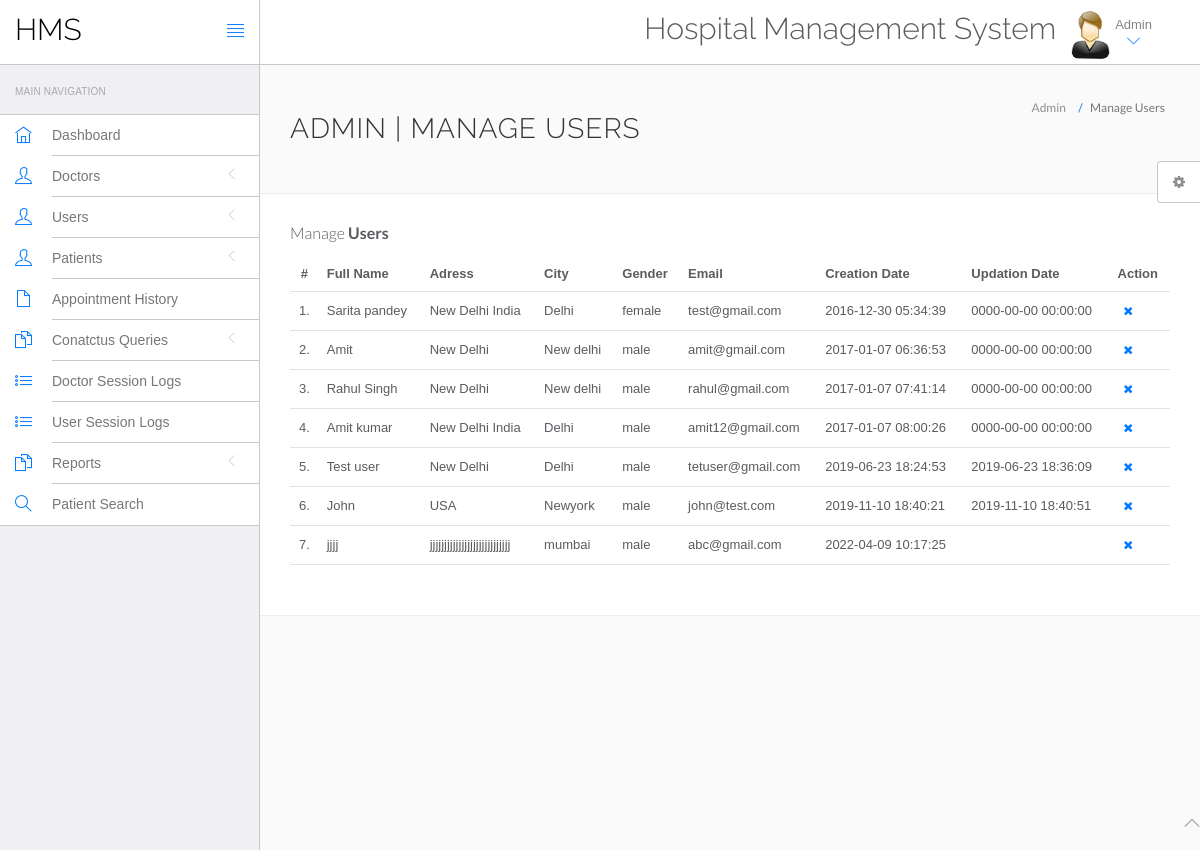
Page /hms/admin/manage-users.php (signed in) on the committed database.
### tables this page shows
CREATE TABLE `users` (
  `id` int(11) NOT NULL,
  `fullName` varchar(255) DEFAULT NULL,
  `address` longtext DEFAULT NULL,
  `city` varchar(255) DEFAULT NULL,
  `gender` varchar(255) DEFAULT NULL,
  `email` varchar(255) DEFAULT NULL,
  `password` varchar(255) DEFAULT NULL,
  `regDate` timestamp NULL DEFAULT current_timestamp(),
  `updationDate` timestamp NULL DEFAULT NULL ON UPDATE current_timestamp()
);

### hms/admin/manage-users.php (the view, shortened to what this page needs)
<?php
include('include/config.php');
?>
<!DOCTYPE html>
<html lang="en">
	<head>
		<link rel="stylesheet" href="vendor/bootstrap/css/bootstrap.min.css">
		<link rel="stylesheet" href="vendor/fontawesome/css/font-awesome.min.css">
		<link rel="stylesheet" href="vendor/themify-icons/themify-icons.min.css">
		<link href="vendor/animate.css/animate.min.css" rel="stylesheet" media="screen">
		<link href="vendor/perfect-scrollbar/perfect-scrollbar.min.css" rel="stylesheet" media="screen">
		<link href="vendor/switchery/switchery.min.css" rel="stylesheet" media="screen">
		<link href="vendor/bootstrap-touchspin/jquery.bootstrap-touchspin.min.css" rel="stylesheet" media="screen">
		<link href="vendor/select2/select2.min.css" rel="stylesheet" media="screen">
		<link href="vendor/bootstrap-datepicker/bootstrap-datepicker3.standalone.min.css" rel="stylesheet" media="screen">
		<link href="vendor/bootstrap-timepicker/bootstrap-timepicker.min.css" rel="stylesheet" media="screen">
		<link rel="stylesheet" href="assets/css/styles.css">
		<link rel="stylesheet" href="assets/css/plugins.css">
		<link rel="stylesheet" href="assets/css/themes/theme-1.css" id="skin_color" />
	</head>
	<body>
		<div id="app">
<?php include('include/sidebar.php');?>
			<div class="app-content">
						<?php include('include/header.php');?>
				<div class="main-content" >
					<div class="wrap-content container" id="container">
						<section id="page-title">
							<div class="row">
								<div class="col-sm-8">
									<h1 class="mainTitle">Admin | Manage Users</h1>
																	</div>
								<ol class="breadcrumb">
									<li>
										<span>Admin</span>
									</li>
									<li class="active">
										<span>Manage Users</span>
									</li>
								</ol>
							</div>
						</section>
						<div class="container-fluid container-fullw bg-white">
									<div class="row">
								<div class="col-md-12">
									<h5 class="over-title margin-bottom-15">Manage <span class="text-bold">Users</span></h5>
									<table class="table table-hover" id="sample-table-1">
										<thead>
											<tr>
												<th class="center">#</th>
												<th>Full Name</th>
												<th class="hidden-xs">Adress</th>
												<th>City</th>
												<th>Gender </th>
												<th>Email </th>
												<th>Creation Date </th>
												<th>Updation Date </th>
												<th>Action</th>
											</tr>
										</thead>
										<tbody>
<?php
$sql=mysqli_query($con,"select * from users");
$cnt=1;
while($row=mysqli_fetch_array($sql))
{
?>
											<tr>
												<td class="center"><?php echo $cnt;?>.</td>
												<td class="hidden-xs"><?php echo $row['fullName'];?></td>
												<td><?php echo $row['address'];?></td>
												<td><?php echo $row['city'];?>
												</td>
												<td><?php echo $row['gender'];?></td>
												<td><?php echo $row['email'];?></td>
												<td><?php echo $row['regDate'];?></td>
												<td><?php echo $row['updationDate'];?>
												</td>
												<td >
												<div class="visible-md visible-lg hidden-sm hidden-xs">
	<a href="manage-users.php?id=<?php echo $row['id']?>&del=delete" onClick="return confirm('Are you sure you want to delete?')"class="btn btn-transparent btn-xs tooltips" tooltip-placement="top" tooltip="Remove"><i class="fa fa-times fa fa-white"></i></a>
												</div>
												</td>
											</tr>
											<?php
$cnt=$cnt+1;
											 }?>
										</tbody>
									</table>
								</div>
							</div>
								</div>
							</div>
						</div>
					</div>
				</div>
	<?php include('include/footer.php');?>
	<?php include('include/setting.php');?>
	</body>
</html>

### hms/admin/assets/css/themes/theme-1.css (style rules this page uses)
body { background: #FAFAFA; }

### rows in the picture
users: fullName "Sarita pandey", address "New Delhi India", city "Delhi", gender "female", email "test@gmail.com", regDate "2016-12-30 05:34:39", updationDate "0000-00-00 00:00:00"
users: fullName "Amit", address "New Delhi", city "New delhi", gender "male", email "amit@gmail.com", regDate "2017-01-07 06:36:53", updationDate "0000-00-00 00:00:00"
users: fullName "Rahul Singh", address "New Delhi", city "New delhi", gender "male", email "rahul@gmail.com", regDate "2017-01-07 07:41:14", updationDate "0000-00-00 00:00:00"
users: fullName "Amit kumar", address "New Delhi India", city "Delhi", gender "male", email "amit12@gmail.com", regDate "2017-01-07 08:00:26", updationDate "0000-00-00 00:00:00"
users: fullName "Test user", address "New Delhi", city "Delhi", gender "male", email "tetuser@gmail.com", regDate "2019-06-23 18:24:53", updationDate "2019-06-23 18:36:09"
users: fullName "John", address "USA", city "Newyork", gender "male", email "john@test.com", regDate "2019-11-10 18:40:21", updationDate "2019-11-10 18:40:51"
users: fullName "jjjj", address "jjjjjjjjjjjjjjjjjjjjjjjjjjjj", city "mumbai", gender "male", email "abc@gmail.com", regDate "2022-04-09 10:17:25"
